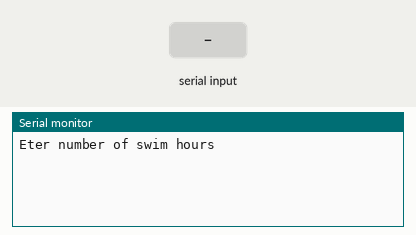
Simulated run of this sketch. Board: Arduino Uno, built with avr-gcc and run on an emulated ATmega328P. Parts: the last lines printed to the serial monitor. The test bench sets the inputs (shaded band).

Above: at 0.9 s.
1.0 s: "90,45\n" received over Serial
At 1.8 s:
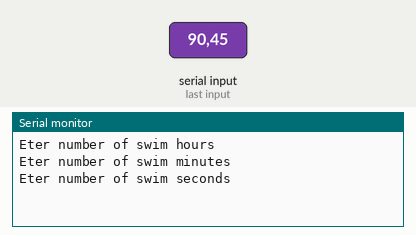
2.5 s: "30,150\n" received over Serial
At 3.0 s:
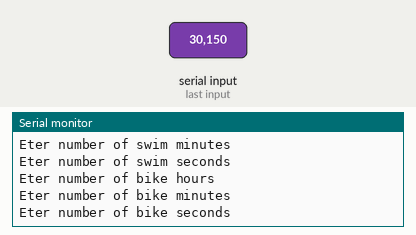
4.0 s: "5\n" received over Serial
At 6.1 s:
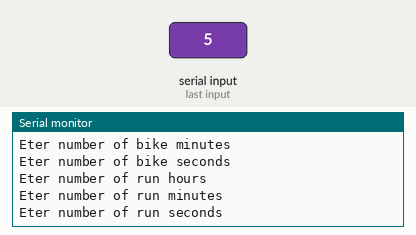
6.5 s: "90\n" received over Serial
At 7.2 s:
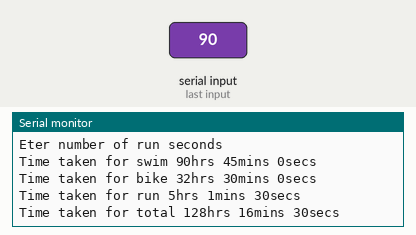

The sketch:

Arduino_triathlon.ino
```cpp
void setup() {
  // put your setup code here, to run once:
  Serial.begin(9600);
  String sports[4] = {"swim","bike","run","total"};
  String times[3] = {"hours","minutes","seconds"};
  long totals[4] = {0,0,0,0};
  long input = 0;

  const int secPerHour = 3600;
  const int secPerMin = 60;
  const int num_of_events = 3;


  for (int i = 0; i < num_of_events; i ++){
    for (int j = 0; j < 3; j ++){
      input = getInput("Eter number of " + sports[i] + " " + times[j]);
//      Serial.println(input);
//      Serial.println(pow(60,(2-j)));
//      Serial.println(input*pow(60,(2-j)));
      input *= round(pow(60,(2-j)));
//      Serial.println(input);
      totals[i] += input;
      totals[3] += input;
    }
  }


  for (int i = 0; i < num_of_events+1; i ++){
    long totalSec = totals[i];

    Serial.print("Time taken for ");
    Serial.print(sports[i]);
    Serial.print(" ");
    Serial.print(totalSec / secPerHour);
    Serial.print("hrs ");
    totalSec %= secPerHour;
    Serial.print(totalSec / secPerMin);
    Serial.print("mins ");
    totalSec %= secPerMin;
    Serial.print(totalSec);
    Serial.println("secs ");
  }
}

long getInput(String x){
  Serial.println(x);
  while (!Serial.available()) {};
  return Serial.parseInt();
}


void loop() {
  // put your main code here, to run repeatedly:

}
```

Measured:
- after the input at 1.0 s, the serial monitor: prints a new line at once (image 1)
- after the input at 2.5 s, the serial monitor: prints a new line at once (image 2)
- after the input at 4.0 s, the serial monitor: prints a new line at once (image 3)
- after the input at 6.5 s, the serial monitor: prints a new line at once (image 4)
